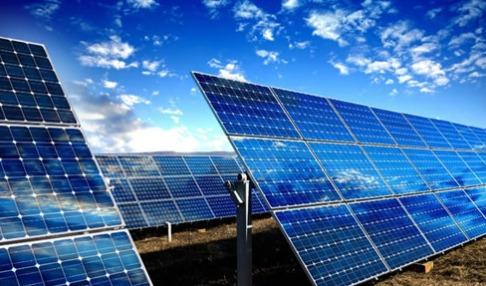
#> input picture design/assets/foto-paneles-sitio-actual.jpg, 486 x 286 px
$ python post.py ../../design/assets/foto-paneles-sitio-actual.jpg ../../design/assets/render-hero-ciudad-bolivar.jpg 1.0 1.0
#> lines starting #> are read from the running program, lines starting #| are printed output that depends on the picture
import sys
import numpy as np
from PIL import Image, ImageFilter

src, dst = sys.argv[1], sys.argv[2]
cx = float(sys.argv[3]) if len(sys.argv) > 3 else 0.7
cy = float(sys.argv[4]) if len(sys.argv) > 4 else 0.45
im = Image.open(src).convert('RGB')
#> im is the input picture: PIL image 486x286 RGB; mean R, G, B 61.1, 107.3, 163.9
a = np.asarray(im).astype(np.float32) / 255
h, w, _ = a.shape
#> h = 286; w = 486
# bloom
b = np.asarray(im.filter(ImageFilter.GaussianBlur(w / 60))).astype(np.float32) / 255
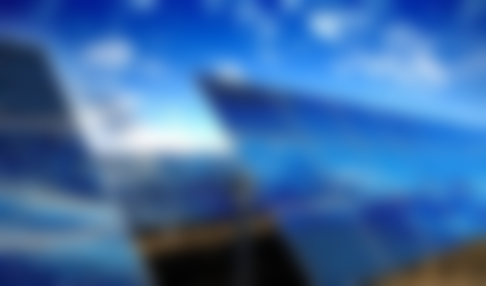
#> b: shape (286, 486, 3) float32; mean R, G, B 0.24, 0.42, 0.643
a = a + np.clip(b - 0.55, 0, 1) * 0.6
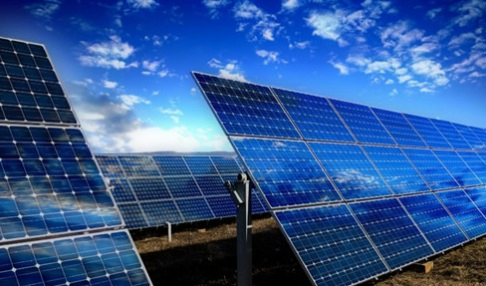
#> a: shape (286, 486, 3) float32; mean R, G, B 0.245, 0.439, 0.737; drawn with min black and max white
# halo azul detrás del símbolo
yy, xx = np.mgrid[0:h, 0:w]
d = np.sqrt(((xx / w - cx) * 1.6) ** 2 + ((yy / h - cy) * 1.0) ** 2)
halo = np.exp(-(d / 0.32) ** 2)[..., None] * np.array([0.10, 0.20, 0.55])
a = a + halo * 0.55 * (1 - a)
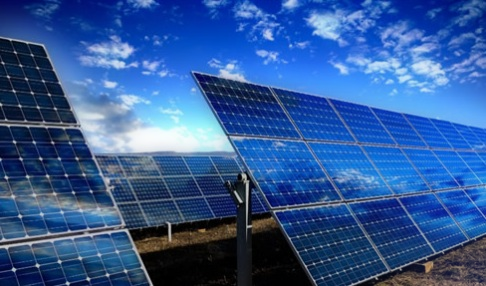
#> a: shape (286, 486, 3) float64; mean R, G, B 0.247, 0.442, 0.744; drawn with min black and max white
# viñeta
v = np.sqrt(((xx / w - 0.5) * 1.3) ** 2 + ((yy / h - 0.5) * 1.1) ** 2)
a = a * (1 - np.clip(v - 0.35, 0, 1)[..., None] * 0.8)
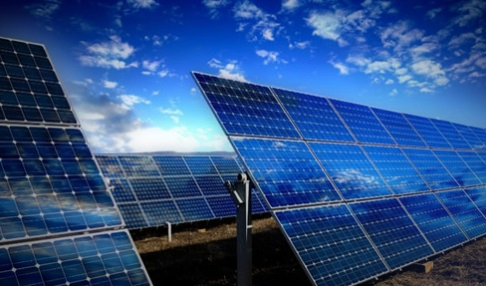
#> a: shape (286, 486, 3) float64; mean R, G, B 0.223, 0.399, 0.667; drawn with min black and max white
# grano
a = a + np.random.default_rng(3).normal(0, 0.012, a.shape)
Image.fromarray((np.clip(a, 0, 1) * 255).astype(np.uint8)).save(dst, quality=90)
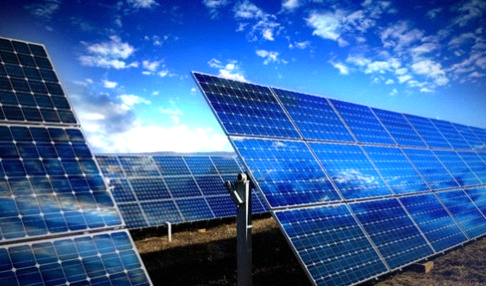
#> saved as render-hero-ciudad-bolivar.jpg: PIL image 486x286 RGB; mean R, G, B 56.1, 100.1, 163.8
print('ok', dst)

$ run again, on design/assets/render-paneles-reflejo.jpg
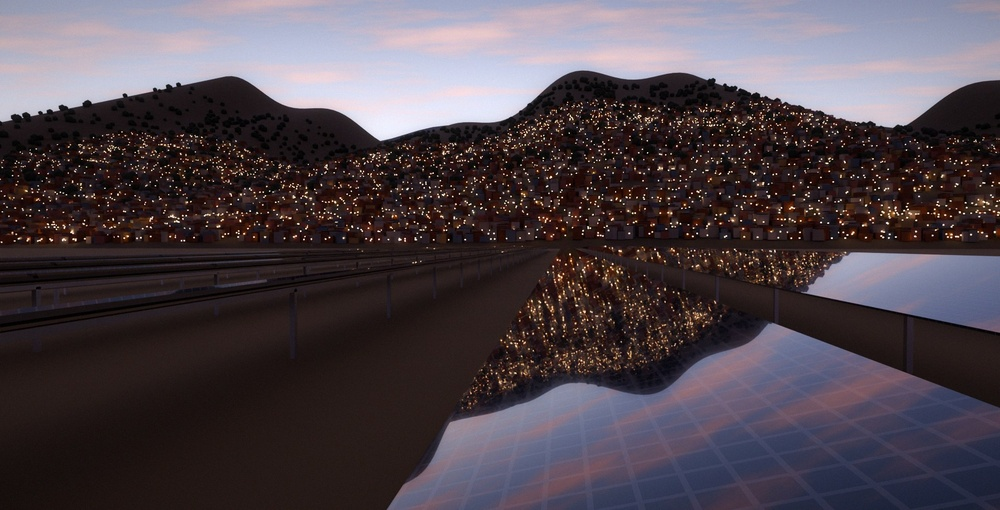
#> input picture design/assets/render-paneles-reflejo.jpg, 1000 x 510 px, shrunk from 1920 x 980 before the run
#> im is the input picture: PIL image 1000x510 RGB; mean R, G, B 78.7, 69, 76
#> `b = np.asarray(im.filter(ImageFilter.GaussianBlur(w / 60))).astype(np...`:
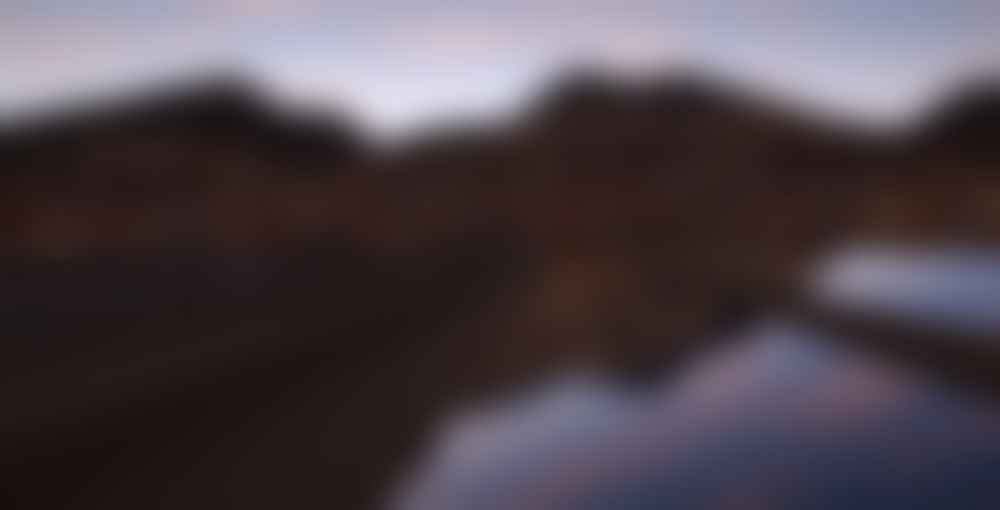
#> b: shape (510, 1000, 3) float32; mean R, G, B 0.309, 0.272, 0.299
#> `Image.fromarray((np.clip(a, 0, 1) * 255).astype(np.uint8)).save(dst, q..`:
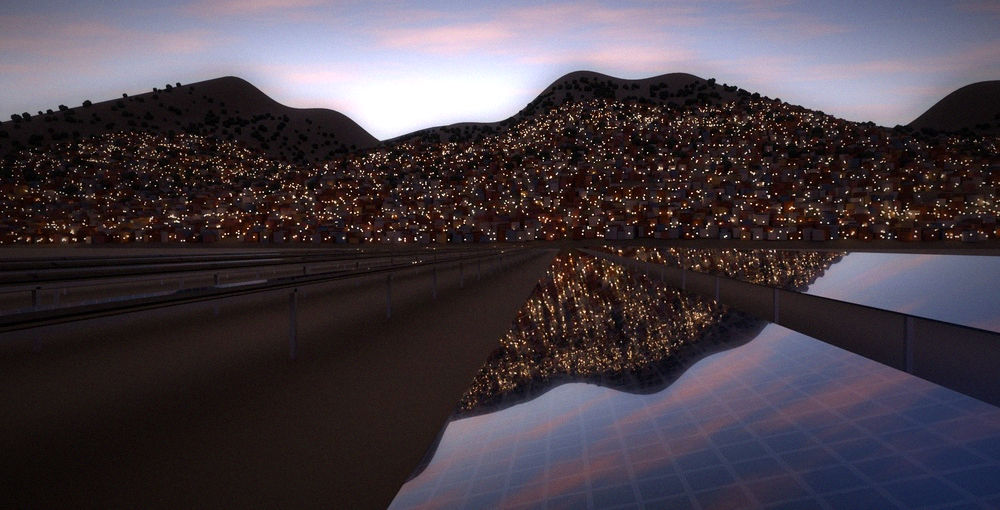
#> saved as render-paneles-reflejo.jpg: PIL image 1000x510 RGB; mean R, G, B 72.3, 63.5, 71.8
